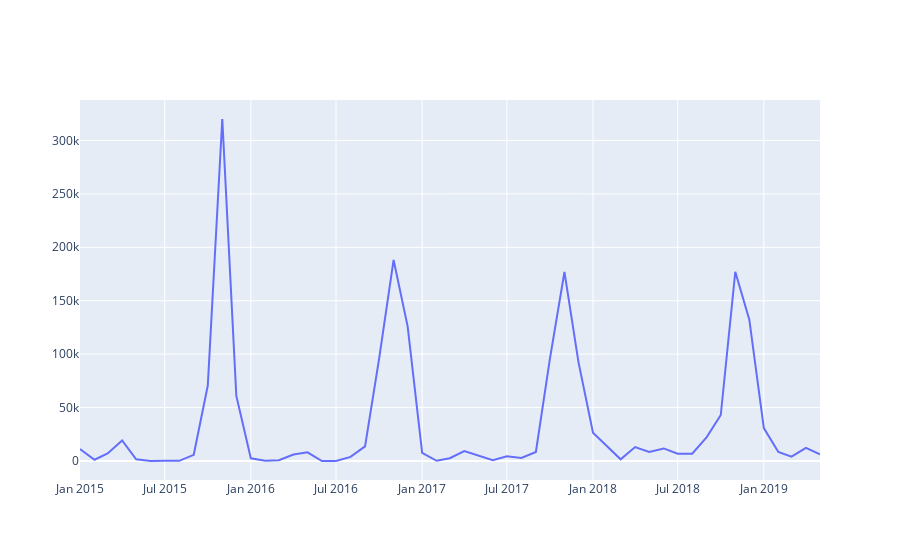

Here is the notebook cell this chart was saved with:
### Code cell
py.iplot([go.Scatter(x=df_nan['ds'], y=df_nan['y'], name='y')])
